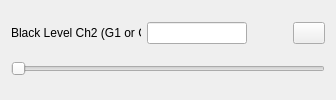
                      <widget class="QWidget" name="tab_6">
                       <attribute name="title">
                        <string>Ch. 2</string>
                       </attribute>
                       <layout class="QVBoxLayout" name="verticalLayout_26">
                        <item>
                         <layout class="QHBoxLayout" name="horizontalLayout_24">
                          <item>
                           <widget class="QLabel" name="L_Black2">
                            <property name="minimumSize">
                             <size>
                              <width>130</width>
                              <height>0</height>
                             </size>
                            </property>
                            <property name="maximumSize">
                             <size>
                              <width>120</width>
                              <height>16777215</height>
                             </size>
                            </property>
                            <property name="text">
                             <string>Black Level Ch2 (G1 or C):</string>
                            </property>
                           </widget>
                          </item>
                          <item>
                           <widget class="QLineEdit" name="LE_Black_2">
                            <property name="maximumSize">
                             <size>
                              <width>100</width>
                              <height>16777215</height>
                             </size>
                            </property>
                           </widget>
                          </item>
                          <item>
                           <spacer name="horizontalSpacer_12">
                            <property name="orientation">
                             <enum>Qt::Horizontal</enum>
                            </property>
                            <property name="sizeHint" stdset="0">
                             <size>
                              <width>40</width>
                              <height>20</height>
                             </size>
                            </property>
                           </spacer>
                          </item>
                          <item>
                           <widget class="QPushButton" name="B_BlackOrig_2">
                            <property name="minimumSize">
                             <size>
                              <width>32</width>
                              <height>0</height>
                             </size>
                            </property>
                            <property name="maximumSize">
                             <size>
                              <width>32</width>
                              <height>16777215</height>
                             </size>
                            </property>
                            <property name="text">
                             <string/>
                            </property>
                            <property name="icon">
                             <iconset resource="rawshop.qrc">
                              <normaloff>:/curved.ico</normaloff>:/curved.ico</iconset>
                            </property>
                           </widget>
                          </item>
                         </layout>
                        </item>
                        <item>
                         <widget class="QSlider" name="SD_Black_2">
                          <property name="minimum">
                           <number>0</number>
                          </property>
                          <property name="maximum">
                           <number>32000</number>
                          </property>
                          <property name="value">
                           <number>0</number>
                          </property>
                          <property name="sliderPosition">
                           <number>0</number>
                          </property>
                          <property name="orientation">
                           <enum>Qt::Horizontal</enum>
                          </property>
                         </widget>
                        </item>
                       </layout>
                      </widget>
